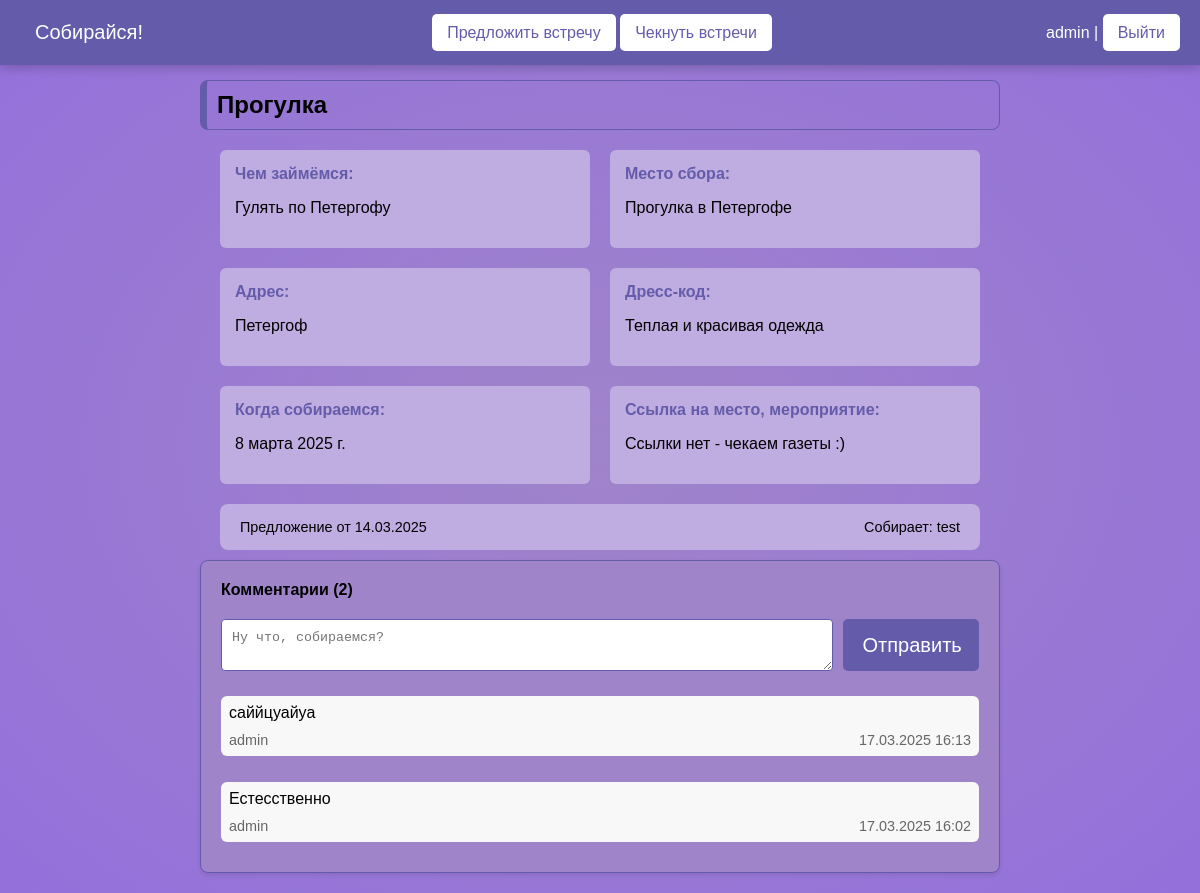
Page /check/3/ (signed in) on the earlier database version.
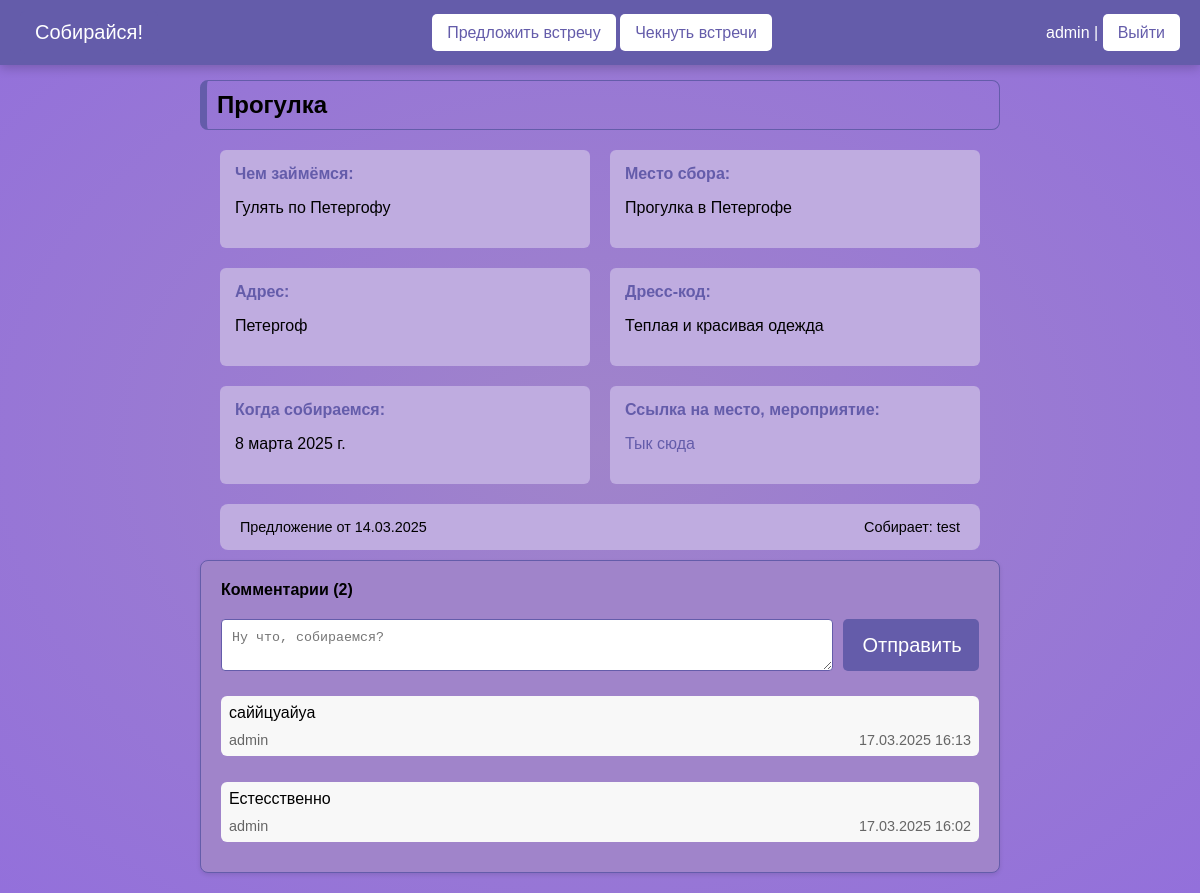
Same page on the later database version.
### meetings/views.py (the view)
# urls.py: path('check/<int:pk>/', views.meeting_detail, name='meeting_detail'),
@login_required
def meeting_detail(request, pk):
    meeting = get_object_or_404(Meeting, pk=pk)
    comments = meeting.comments.all().order_by('-created_date')
    if request.method == 'POST':
        form = CommentForm(request.POST)
        if form.is_valid() and request.user.is_authenticated:
            comment = form.save(commit=False)
            comment.meeting = meeting
            comment.author = request.user
            comment.save()
            return redirect('meeting_detail', pk=pk)
    else:
        form = CommentForm()
    return render(request, 'meetings/meeting_detail.html', {
        'meeting': meeting,
        'comments': comments,
        'form': form
    })

### meetings/forms.py
class CommentForm(ModelForm):
    class Meta:
        model = Comment
        fields = ('text',)
        widgets = {
            'text': Textarea(attrs={
                'class': 'form-control',
                'rows': 2,
                'placeholder': 'Ну что, собираемся?'
            })
        }

### meetings/templates/meetings/meeting_detail.html (shortened to what this page needs)
{% extends 'base.html' %}
{% load static %}
{% block content %}
<link rel="stylesheet" type="text/css" href="{% static 'meetings/css/detail.css' %}"/>
<div class="custom-container">
    <div class="meeting-card">
        <div class="card-header">
            <h2 class="meeting-title">{{ meeting.reason_to_meet }}</h2>
        </div>
        <div class="card-content">
            <div class="details-grid">
                <div class="detail-item">
                    <h4>Чем займёмся:</h4>
                    <p>{{ meeting.what_to_do }}</p>
                </div>
                <div class="detail-item">
                    <h4>Место сбора:</h4>
                    <p>{{ meeting.meeting_place }}</p>
                </div>
                <div class="detail-item">
                    <h4>Адрес:</h4>
                    <p>{{ meeting.address }}</p>
                </div>
                <div class="detail-item">
                    <h4>Дресс-код:</h4>
                    <p>{{ meeting.dress_code }}</p>
                </div>
                <div class="detail-item">
                    <h4>Когда собираемся:</h4>
                    <p>{{ meeting.date_meeting }}</p>
                </div>
                {% if meeting.link %}
                <div class="detail-item">
                    <h4>Ссылка на место, мероприятие:</h4>
                    <p><a href="{{ meeting.link }}" class="custom-link">Тык сюда</a></p>
                </div>
                {% else %}
                <div class="detail-item">
                    <h4>Ссылка на место, мероприятие:</h4>
                    <p>Ссылки нет - чекаем газеты :)</p>
                </div>
                {% endif %}
            </div>
            <div class="meeting-footer">
                <span>Предложение от {{ meeting.date_create|date:"d.m.Y" }}</span>
                <span>Собирает: {{ meeting.author.username }}</span>
            </div>
        </div>
    </div>
    <div class="comments-section">
        <div class="comments-header">
            <h4>Комментарии ({{ comments.count }})</h4>
        </div>
        <form method="post" class="comment-form">
            <textarea name="text" placeholder="Ну что, собираемся?"></textarea>
            <button type="submit">Отправить</button>
        </form>
        <div class="comments-list">
            {% for comment in comments %}
            <div class="comment-card">
                <p class="comment-text">{{ comment.text }}</p>
                <div class="comment-info">
                    <span>{{ comment.author.username }}</span>
                    <span>{{ comment.created_date|date:"d.m.Y H:i" }}</span>
                </div>
            </div>
            {% empty %}
            <p class="no-comments">Пока нет комментариев</p>
            {% endfor %}
        </div>
    </div>
</div>
{% endblock %}

Differences in the rows shown:
changed Meeting "Прогулка": link empty → "https://t.me/Aksenona" (drawn)
Other differences:
text no longer shown: "Ссылки нет - чекаем газеты :)"
text now shown: "Тык сюда"
